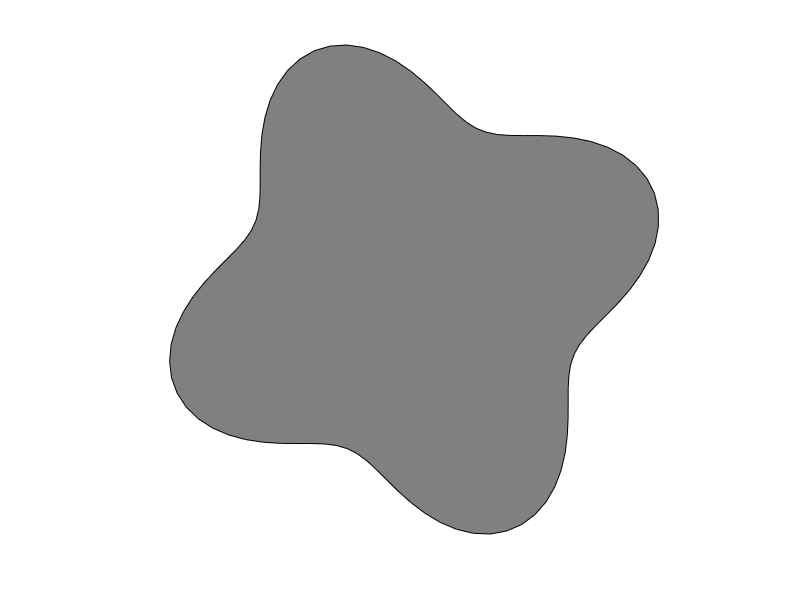

Write the MATLAB code that produced this figure.
function plotfig09()
  figure(9)
  hold on
  t=linspace(0,2*pi,100);
  fill((sin(4*t)+5).*cos(t)/4,(sin(4*t)+5).*sin(t)/4,[0.5 0.5 0.5])
  axis equal
  axis off
  hold off
  
  set(gcf,'renderer','Painters')
  print -depsc fig09.eps
end